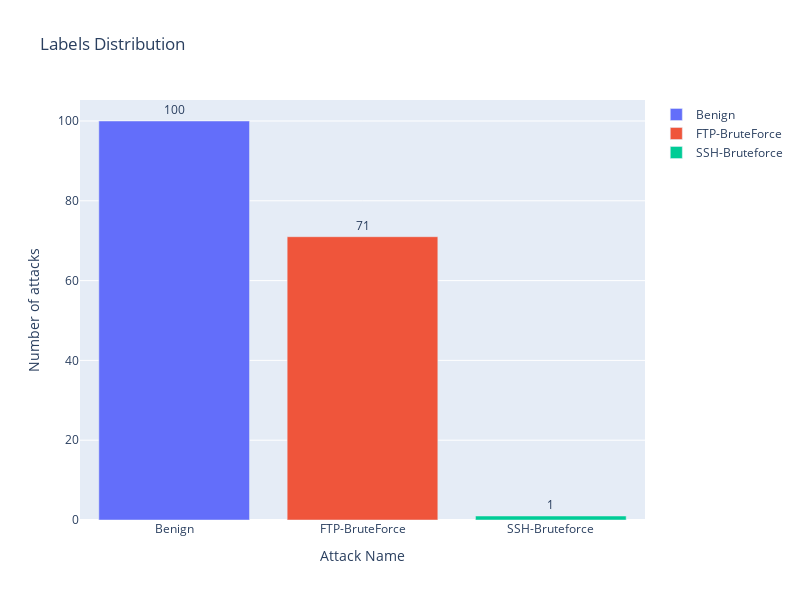

This figure's notebook cell:
### Code cell
toTrainModel = shortData(withoutDuplicates, 'Label')
showAttackDistribution(toTrainModel['Label'])

### Figure 1 — Plotly figure (JSON) as saved in the notebook; plotly's stock layout.template omitted (floating-point values rounded to 4 significant figures)
{"data": [{"name": "Benign", "orientation": "v", "text": [100], "textposition": "outside", "type": "bar", "x": ["Benign"], "y": [100]}, {"name": "FTP-BruteForce", "orientation": "v", "text": [71], "textposition": "outside", "type": "bar", "x": ["FTP-BruteForce"], "y": [71]}, {"name": "SSH-Bruteforce", "orientation": "v", "text": [1], "textposition": "outside", "type": "bar", "x": ["SSH-Bruteforce"], "y": [1]}], "layout": {"height": 600, "title": {"text": "Labels Distribution"}, "width": 800, "xaxis": {"title": {"text": "Attack Name"}}, "yaxis": {"title": {"text": "Number of attacks"}}}}
